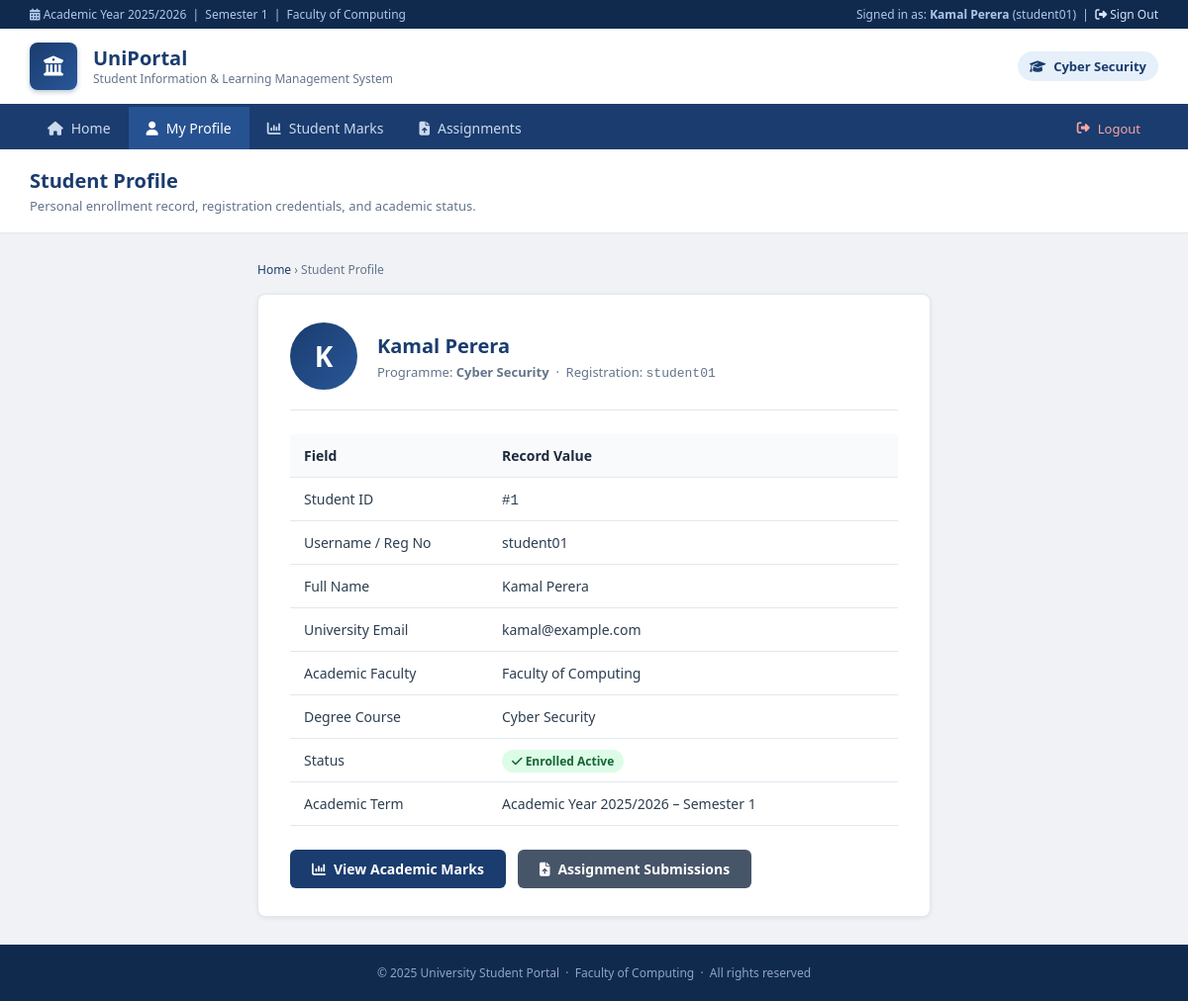
The page /profile.php (signed in) on the database its author committed.
### tables this page shows
CREATE TABLE IF NOT EXISTS students (
    id INT AUTO_INCREMENT PRIMARY KEY,
    username VARCHAR(50),
    password VARCHAR(100),
    name VARCHAR(100),
    email VARCHAR(100),
    course VARCHAR(100)
);

### src/profile.php (the view, shortened to what this page needs)
<?php
require_once __DIR__ . '/config/database.php';
$current_student = $_SESSION['student'] ?? null;
$id = isset($_GET['id']) ? intval($_GET['id']) : intval($current_student['id']);
$student = null;
$query   = "SELECT * FROM students WHERE id = $id";
$result  = mysqli_query($conn, $query);
if ($result && mysqli_num_rows($result) > 0) {
    $student = mysqli_fetch_assoc($result);
}
$page_active = 'Profile';
$_base_url   = '';
require_once __DIR__ . '/config/header.php';
?>
<div class="page-title">
    <h2>Student Profile</h2>
    <p>Personal enrollment record, registration credentials, and academic status.</p>
</div>
<div class="container" style="max-width:720px">
    <div class="breadcrumb">
        <a href="index.php">Home</a> &rsaquo; Student Profile
    </div>
    <div class="panel">
        <?php if ($student): ?>
            <div style="display:flex; align-items:center; gap:20px; margin-bottom:24px; padding-bottom:20px; border-bottom:1px solid #e2e8f0;">
                <div style="width:68px; height:68px; background:linear-gradient(135deg, #1a3c6e 0%, #295799 100%); border-radius:50%; display:flex; align-items:center; justify-content:center; color:#fff; font-size:28px; font-weight:700; flex-shrink:0;">
                    <?= strtoupper(substr($student['name'] ?? 'S', 0, 1)) ?>
                </div>
                <div>
                    <h3 style="font-size:20px; color:#1a3c6e; font-weight:700; margin-bottom:4px;">
                        <?= htmlspecialchars($student['name']) ?>
                    </h3>
                    <div style="font-size:13px; color:#64748b;">
                        Programme: <strong><?= htmlspecialchars($student['course']) ?></strong> &nbsp;·&nbsp;
                        Registration: <code><?= htmlspecialchars($student['username']) ?></code>
                    </div>
                </div>
            </div>
            <table>
                <thead>
                    <tr><th style="width:200px">Field</th><th>Record Value</th></tr>
                </thead>
                <tbody>
                    <tr><td>Student ID</td>     <td><code>#<?= htmlspecialchars($student['id']) ?></code></td></tr>
                    <tr><td>Username / Reg No</td><td><?= htmlspecialchars($student['username']) ?></td></tr>
                    <tr><td>Full Name</td>       <td><?= htmlspecialchars($student['name']) ?></td></tr>
                    <tr><td>University Email</td><td><?= htmlspecialchars($student['email']) ?></td></tr>
                    <tr><td>Academic Faculty</td><td>Faculty of Computing</td></tr>
                    <tr><td>Degree Course</td>   <td><?= htmlspecialchars($student['course']) ?></td></tr>
                    <tr><td>Status</td>          <td><span style="background:#dcfce7; color:#166534; padding:3px 10px; border-radius:12px; font-size:12px; font-weight:700;"><i class="fa-solid fa-check"></i> Enrolled Active</span></td></tr>
                    <tr><td>Academic Term</td>   <td>Academic Year 2025/2026 – Semester 1</td></tr>
                </tbody>
            </table>
            <div style="margin-top:24px; display:flex; gap:12px;">
                <a href="students/view.php?id=<?= $student['id'] ?>" class="btn">
                    <i class="fa-solid fa-chart-column"></i> View Academic Marks
                </a>
                <a href="students/upload.php" class="btn" style="background:#475569;">
                    <i class="fa-solid fa-file-arrow-up"></i> Assignment Submissions
                </a>
            </div>
        <?php endif; ?>
    </div>
</div>
<?php require_once __DIR__ . '/config/footer.php'; ?>

### src/config/header.php (shortened to what this page needs)
<?php
$is_logged_in = isset($_SESSION['logged_in']) && $_SESSION['logged_in'] === true;
$current_student = $_SESSION['student'] ?? null;
$_base = $_base_url ?? '';
?>
<!DOCTYPE html>
<html lang="en">
<head>
    <link rel="stylesheet" href="https://cdnjs.cloudflare.com/ajax/libs/font-awesome/6.5.1/css/all.min.css">
</head>
<body>
<div class="topbar">
    <span><i class="fa-solid fa-calendar-days"></i> Academic Year 2025/2026 &nbsp;|&nbsp; Semester 1 &nbsp;|&nbsp; Faculty of Computing</span>
    <div>
        <?php if ($is_logged_in && $current_student): ?>
            <span>Signed in as: <strong><?= htmlspecialchars($current_student['name']) ?></strong> (<?= htmlspecialchars($current_student['username']) ?>)</span>
            &nbsp;|&nbsp;
            <a href="<?= $_base ?>logout.php"><i class="fa-solid fa-right-from-bracket"></i> Sign Out</a>
        <?php else: ?>
            <span>Guest Access &nbsp;|&nbsp; <a href="<?= $_base ?>login.php"><i class="fa-solid fa-right-to-bracket"></i> Student Sign In</a></span>
        <?php endif; ?>
    </div>
</div>
<header>
    <a href="<?= $_base ?>index.php" class="brand">
        <div class="logo-circle">
            <i class="fa-solid fa-building-columns"></i>
        </div>
        <div class="brand-text">
            <h1>UniPortal</h1>
            <p>Student Information &amp; Learning Management System</p>
        </div>
    </a>
    <div class="user-status">
        <?php if ($is_logged_in && $current_student): ?>
            <span class="user-badge">
                <i class="fa-solid fa-graduation-cap"></i> <?= htmlspecialchars($current_student['course'] ?? 'Student') ?>
            </span>
        <?php else: ?>
            <a href="<?= $_base ?>login.php" class="btn btn-warning" style="font-size:13px; padding:7px 14px;">
                <i class="fa-solid fa-right-to-bracket"></i> Student Login
            </a>
        <?php endif; ?>
    </div>
</header>
<nav>
    <div class="nav-links">
        <a href="<?= $_base ?>index.php" class="<?= (($page_active ?? '') === 'Home') ? 'active' : '' ?>">
            <i class="fa-solid fa-house"></i> Home
        </a>
        <?php if ($is_logged_in): ?>
            <a href="<?= $_base ?>profile.php" class="<?= (($page_active ?? '') === 'Profile') ? 'active' : '' ?>">
                <i class="fa-solid fa-user"></i> My Profile
            </a>
            <a href="<?= $_base ?>students/view.php" class="<?= (($page_active ?? '') === 'Marks') ? 'active' : '' ?>">
                <i class="fa-solid fa-chart-column"></i> Student Marks
            </a>
            <a href="<?= $_base ?>students/upload.php" class="<?= (($page_active ?? '') === 'Assignments') ? 'active' : '' ?>">
                <i class="fa-solid fa-file-arrow-up"></i> Assignments
            </a>
        <?php else: ?>
            <a href="<?= $_base ?>login.php" class="<?= (($page_active ?? '') === 'Login') ? 'active' : '' ?>">
                <i class="fa-solid fa-right-to-bracket"></i> Login
            </a>
        <?php endif; ?>
    </div>
    <div class="nav-right">
        <?php if ($is_logged_in): ?>
            <a href="<?= $_base ?>logout.php" style="color:#fca5a5; font-size:13px;">
                <i class="fa-solid fa-right-from-bracket"></i> Logout
            </a>
        <?php else: ?>
            <a href="<?= $_base ?>login.php" class="btn-nav-login">
                Portal Login <i class="fa-solid fa-arrow-right"></i>
            </a>
        <?php endif; ?>
    </div>
</nav>
<div class="page-body">

### src/config/header.php (style rules this page uses)
* { margin:0; padding:0; box-sizing:border-box; }
body { font-family: 'Segoe UI', -apple-system, BlinkMacSystemFont, Arial, sans-serif; background: #f0f2f5; color: #2c3e50; min-height: 100vh; display: flex; flex-direction: column; }
.topbar { background: #102a4e; color: #b0c7e8; font-size: 12px; padding: 6px 30px; display: flex; justify-content: space-between; align-items: center; }
.topbar a { color: #d6e4ff; text-decoration: none; }
header { background: #ffffff; border-bottom: 3px solid #1a3c6e; padding: 14px 30px; display: flex; align-items: center; justify-content: space-between; box-shadow: 0 2px 6px rgba(0,0,0,.06); }
.brand { display: flex; align-items: center; gap: 16px; text-decoration: none; }
.logo-circle { width: 48px; height: 48px; background: linear-gradient(135deg, #1a3c6e 0%, #295799 100%); border-radius: 8px; display: flex; align-items: center; justify-content: center; color: #fff; font-size: 20px; box-shadow: 0 2px 5px rgba(26,60,110,.3); }
.brand-text h1 { font-size: 20px; color: #1a3c6e; font-weight: 700; line-height: 1.2; }
.brand-text p { font-size: 12px; color: #64748b; }
.user-status { font-size: 13px; display: flex; align-items: center; gap: 12px; }
.user-badge { background: #e6f0fa; color: #1a3c6e; padding: 6px 12px; border-radius: 20px; font-weight: 600; display: inline-flex; align-items: center; gap: 8px; }
nav { background: #1a3c6e; padding: 0 30px; display: flex; align-items: center; justify-content: space-between; }
.nav-links { display: flex; align-items: center; }
nav a { display: inline-flex; align-items: center; gap: 8px; color: #ccd9ee; text-decoration: none; padding: 12px 18px; font-size: 14px; font-weight: 500; transition: all .2s; }
nav a:hover, nav a.active { background: #275291; color: #ffffff; }
.nav-right { display: flex; align-items: center; }
.page-title { background: #ffffff; border-bottom: 1px solid #e2e8f0; padding: 18px 30px; }
.page-title h2 { font-size: 20px; color: #1a3c6e; font-weight: 700; }
.page-title p { font-size: 13px; color: #64748b; margin-top: 3px; }
.page-body { flex: 1; }
.container { max-width: 960px; margin: 28px auto; padding: 0 20px; }
.panel { background: #ffffff; border-radius: 8px; padding: 28px 32px; box-shadow: 0 1px 4px rgba(0,0,0,.08); border: 1px solid #e2e8f0; }
.btn { display: inline-flex; align-items: center; justify-content: center; gap: 8px; padding: 10px 22px; background: #1a3c6e; color: #fff; border: none; border-radius: 6px; font-size: 14px; font-weight: 600; cursor: pointer; text-decoration: none; transition: background .2s; text-align: center; }
table { width: 100%; border-collapse: collapse; margin-top: 10px; }
th, td { padding: 12px 14px; text-align: left; font-size: 14px; border-bottom: 1px solid #e2e8f0; }
th { background: #f8fafc; color: #1e293b; font-weight: 600; }
.breadcrumb { font-size: 12px; color: #64748b; margin-bottom: 16px; }
.breadcrumb a { color: #1a3c6e; text-decoration: none; }

### rows shown on the page
students: name "Kamal Perera", username "student01", course "Cyber Security", name "K", id "1", email "kamal@example.com"
